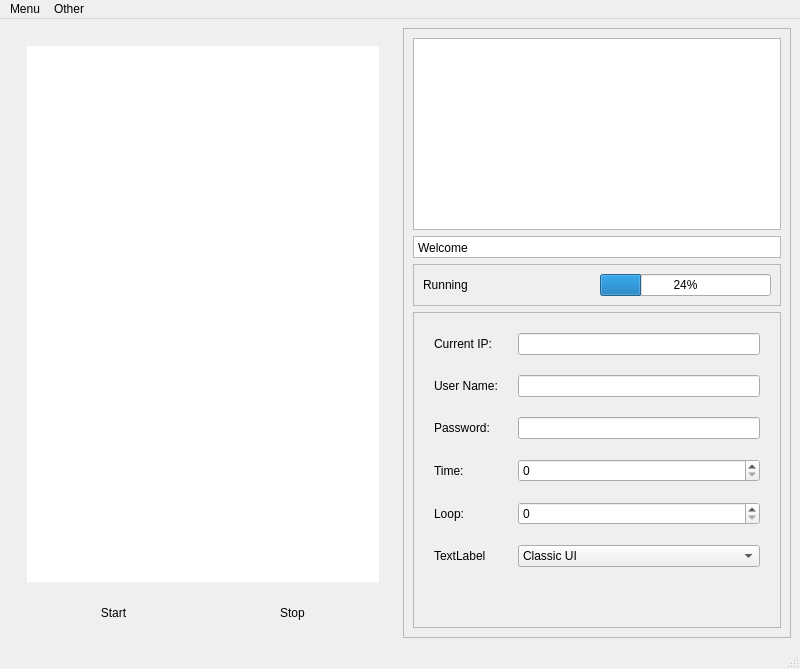
<?xml version="1.0" encoding="UTF-8"?>
<ui version="4.0">
 <class>MainWindow</class>
 <widget class="QMainWindow" name="MainWindow">
  <property name="geometry">
   <rect>
    <x>0</x>
    <y>0</y>
    <width>800</width>
    <height>669</height>
   </rect>
  </property>
  <property name="sizePolicy">
   <sizepolicy hsizetype="Fixed" vsizetype="Fixed">
    <horstretch>0</horstretch>
    <verstretch>0</verstretch>
   </sizepolicy>
  </property>
  <property name="windowTitle">
   <string>MainWindow</string>
  </property>
  <widget class="QWidget" name="centralwidget">
   <layout class="QHBoxLayout" name="horizontalLayout">
    <item>
     <widget class="QStackedWidget" name="stackedWidget">
      <property name="currentIndex">
       <number>0</number>
      </property>
      <widget class="QWidget" name="testSuitePage">
       <layout class="QVBoxLayout" name="verticalLayout">
        <item>
         <widget class="QFrame" name="viewFrame">
          <property name="styleSheet">
           <string notr="true">border: none;</string>
          </property>
          <property name="frameShape">
           <enum>QFrame::StyledPanel</enum>
          </property>
          <property name="frameShadow">
           <enum>QFrame::Raised</enum>
          </property>
          <layout class="QVBoxLayout" name="verticalLayout_2">
           <item>
            <widget class="QListView" name="listView"/>
           </item>
          </layout>
         </widget>
        </item>
        <item>
         <widget class="QFrame" name="controlInputFrame">
          <property name="sizePolicy">
           <sizepolicy hsizetype="MinimumExpanding" vsizetype="Fixed">
            <horstretch>0</horstretch>
            <verstretch>0</verstretch>
           </sizepolicy>
          </property>
          <property name="styleSheet">
           <string notr="true">border: none;</string>
          </property>
          <property name="frameShape">
           <enum>QFrame::StyledPanel</enum>
          </property>
          <property name="frameShadow">
           <enum>QFrame::Raised</enum>
          </property>
          <layout class="QHBoxLayout" name="horizontalLayout_4">
           <item>
            <widget class="QPushButton" name="pushButtonStart">
             <property name="text">
              <string>Start</string>
             </property>
            </widget>
           </item>
           <item>
            <widget class="QPushButton" name="pushButtonStop">
             <property name="text">
              <string>Stop</string>
             </property>
            </widget>
           </item>
          </layout>
         </widget>
        </item>
       </layout>
      </widget>
      <widget class="QWidget" name="page_2"/>
     </widget>
    </item>
    <item>
     <widget class="QFrame" name="controlFrame">
      <property name="frameShape">
       <enum>QFrame::StyledPanel</enum>
      </property>
      <property name="frameShadow">
       <enum>QFrame::Raised</enum>
      </property>
      <layout class="QVBoxLayout" name="verticalLayout_3">
       <item>
        <widget class="QTextBrowser" name="logBrowser">
         <property name="sizePolicy">
          <sizepolicy hsizetype="Expanding" vsizetype="Fixed">
           <horstretch>0</horstretch>
           <verstretch>0</verstretch>
          </sizepolicy>
         </property>
        </widget>
       </item>
       <item>
        <widget class="QTextBrowser" name="textBrowser">
         <property name="sizePolicy">
          <sizepolicy hsizetype="Expanding" vsizetype="Fixed">
           <horstretch>0</horstretch>
           <verstretch>0</verstretch>
          </sizepolicy>
         </property>
         <property name="maximumSize">
          <size>
           <width>16777215</width>
           <height>22</height>
          </size>
         </property>
         <property name="verticalScrollBarPolicy">
          <enum>Qt::ScrollBarAlwaysOff</enum>
         </property>
         <property name="horizontalScrollBarPolicy">
          <enum>Qt::ScrollBarAlwaysOff</enum>
         </property>
         <property name="sizeAdjustPolicy">
          <enum>QAbstractScrollArea::AdjustToContents</enum>
         </property>
         <property name="tabChangesFocus">
          <bool>false</bool>
         </property>
         <property name="html">
          <string>&lt;!DOCTYPE HTML PUBLIC &quot;-//W3C//DTD HTML 4.0//EN&quot; &quot;http://www.w3.org/TR/REC-html40/strict.dtd&quot;&gt;
&lt;html&gt;&lt;head&gt;&lt;meta name=&quot;qrichtext&quot; content=&quot;1&quot; /&gt;&lt;style type=&quot;text/css&quot;&gt;
p, li { white-space: pre-wrap; }
&lt;/style&gt;&lt;/head&gt;&lt;body style=&quot; font-family:'SimSun'; font-size:9pt; font-weight:400; font-style:normal;&quot;&gt;
&lt;p style=&quot; margin-top:0px; margin-bottom:0px; margin-left:0px; margin-right:0px; -qt-block-indent:0; text-indent:0px;&quot;&gt;Welcome&lt;/p&gt;&lt;/body&gt;&lt;/html&gt;</string>
         </property>
         <property name="acceptRichText">
          <bool>false</bool>
         </property>
        </widget>
       </item>
       <item>
        <widget class="QFrame" name="processFrame">
         <property name="sizePolicy">
          <sizepolicy hsizetype="MinimumExpanding" vsizetype="Minimum">
           <horstretch>0</horstretch>
           <verstretch>0</verstretch>
          </sizepolicy>
         </property>
         <property name="maximumSize">
          <size>
           <width>16777215</width>
           <height>50</height>
          </size>
         </property>
         <property name="frameShape">
          <enum>QFrame::StyledPanel</enum>
         </property>
         <property name="frameShadow">
          <enum>QFrame::Raised</enum>
         </property>
         <layout class="QHBoxLayout" name="horizontalLayout_3">
          <item>
           <widget class="QLabel" name="statusLabel">
            <property name="sizePolicy">
             <sizepolicy hsizetype="Minimum" vsizetype="Minimum">
              <horstretch>0</horstretch>
              <verstretch>0</verstretch>
             </sizepolicy>
            </property>
            <property name="text">
             <string>Running</string>
            </property>
           </widget>
          </item>
          <item>
           <widget class="QProgressBar" name="progressBar">
            <property name="sizePolicy">
             <sizepolicy hsizetype="Preferred" vsizetype="Fixed">
              <horstretch>0</horstretch>
              <verstretch>0</verstretch>
             </sizepolicy>
            </property>
            <property name="value">
             <number>24</number>
            </property>
           </widget>
          </item>
         </layout>
        </widget>
       </item>
       <item>
        <widget class="QStackedWidget" name="controlOptionStackedWidget">
         <property name="frameShape">
          <enum>QFrame::StyledPanel</enum>
         </property>
         <property name="frameShadow">
          <enum>QFrame::Raised</enum>
         </property>
         <property name="lineWidth">
          <number>3</number>
         </property>
         <property name="midLineWidth">
          <number>3</number>
         </property>
         <widget class="QWidget" name="rebootOptionPage">
          <layout class="QFormLayout" name="formLayout">
           <property name="horizontalSpacing">
            <number>20</number>
           </property>
           <property name="verticalSpacing">
            <number>20</number>
           </property>
           <property name="leftMargin">
            <number>20</number>
           </property>
           <property name="topMargin">
            <number>20</number>
           </property>
           <property name="rightMargin">
            <number>20</number>
           </property>
           <property name="bottomMargin">
            <number>20</number>
           </property>
           <item row="0" column="0">
            <widget class="QLabel" name="label_2">
             <property name="text">
              <string>Current IP:</string>
             </property>
            </widget>
           </item>
           <item row="0" column="1">
            <widget class="QLineEdit" name="lineEdit"/>
           </item>
           <item row="1" column="0">
            <widget class="QLabel" name="label_3">
             <property name="text">
              <string>User Name:</string>
             </property>
            </widget>
           </item>
           <item row="1" column="1">
            <widget class="QLineEdit" name="lineEdit_2"/>
           </item>
           <item row="2" column="0">
            <widget class="QLabel" name="label_4">
             <property name="text">
              <string>Password:</string>
             </property>
            </widget>
           </item>
           <item row="2" column="1">
            <widget class="QLineEdit" name="lineEdit_3"/>
           </item>
           <item row="3" column="0">
            <widget class="QLabel" name="label_5">
             <property name="text">
              <string>Time:</string>
             </property>
            </widget>
           </item>
           <item row="4" column="0">
            <widget class="QLabel" name="label_6">
             <property name="text">
              <string>Loop:</string>
             </property>
            </widget>
           </item>
           <item row="5" column="0">
            <widget class="QLabel" name="label_7">
             <property name="text">
              <string>TextLabel</string>
             </property>
            </widget>
           </item>
           <item row="3" column="1">
            <widget class="QSpinBox" name="spinBoxTime">
             <property name="maximum">
              <number>999</number>
             </property>
            </widget>
           </item>
           <item row="4" column="1">
            <widget class="QSpinBox" name="spinBoxLoop">
             <property name="maximum">
              <number>9999</number>
             </property>
            </widget>
           </item>
           <item row="5" column="1">
            <widget class="QComboBox" name="comboBox">
             <item>
              <property name="text">
               <string>Classic UI</string>
              </property>
             </item>
             <item>
              <property name="text">
               <string>Ant Design</string>
              </property>
             </item>
            </widget>
           </item>
          </layout>
         </widget>
        </widget>
       </item>
      </layout>
     </widget>
    </item>
   </layout>
  </widget>
  <widget class="QMenuBar" name="menubar">
   <property name="geometry">
    <rect>
     <x>0</x>
     <y>0</y>
     <width>800</width>
     <height>23</height>
    </rect>
   </property>
   <widget class="QMenu" name="menuMenu">
    <property name="title">
     <string>Menu</string>
    </property>
   </widget>
   <widget class="QMenu" name="menuOther">
    <property name="title">
     <string>Other</string>
    </property>
    <widget class="QMenu" name="menuUI">
     <property name="title">
      <string>UI Change</string>
     </property>
     <addaction name="actionLight_Blue"/>
     <addaction name="actionDark_Blue"/>
    </widget>
    <addaction name="actionAboutShow"/>
    <addaction name="separator"/>
    <addaction name="menuUI"/>
   </widget>
   <addaction name="menuMenu"/>
   <addaction name="menuOther"/>
  </widget>
  <widget class="QStatusBar" name="statusbar"/>
  <action name="actionAbout">
   <property name="text">
    <string>About</string>
   </property>
  </action>
  <action name="actionAboutShow">
   <property name="text">
    <string>About</string>
   </property>
  </action>
  <action name="actionUI_Light_Blue">
   <property name="text">
    <string>UI: Light-Blue</string>
   </property>
  </action>
  <action name="actionDark_Blue">
   <property name="text">
    <string>Dark-Blue</string>
   </property>
  </action>
  <action name="actionLight_Blue">
   <property name="text">
    <string>Light-Blue</string>
   </property>
  </action>
 </widget>
 <resources/>
 <connections/>
</ui>
